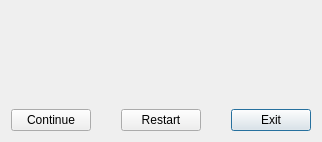
<?xml version="1.0" encoding="UTF-8"?>
<ui version="4.0">
 <class>ErrorWindow</class>
 <widget class="QDialog" name="ErrorWindow">
  <property name="geometry">
   <rect>
    <x>0</x>
    <y>0</y>
    <width>322</width>
    <height>142</height>
   </rect>
  </property>
  <property name="windowTitle">
   <string>Error</string>
  </property>
  <property name="modal">
   <bool>true</bool>
  </property>
  <layout class="QVBoxLayout" name="verticalLayout">
   <item>
    <widget class="QLabel" name="label">
     <property name="sizePolicy">
      <sizepolicy hsizetype="Preferred" vsizetype="Expanding">
       <horstretch>0</horstretch>
       <verstretch>0</verstretch>
      </sizepolicy>
     </property>
     <property name="text">
      <string/>
     </property>
     <property name="alignment">
      <set>Qt::AlignCenter</set>
     </property>
     <property name="wordWrap">
      <bool>true</bool>
     </property>
    </widget>
   </item>
   <item>
    <layout class="QHBoxLayout" name="horizontalLayout">
     <item>
      <widget class="QPushButton" name="continuePushButton">
       <property name="text">
        <string>Continue</string>
       </property>
      </widget>
     </item>
     <item>
      <spacer name="horizontalSpacer">
       <property name="orientation">
        <enum>Qt::Horizontal</enum>
       </property>
       <property name="sizeHint" stdset="0">
        <size>
         <width>20</width>
         <height>0</height>
        </size>
       </property>
      </spacer>
     </item>
     <item>
      <widget class="QPushButton" name="restartPushButton">
       <property name="text">
        <string>Restart</string>
       </property>
      </widget>
     </item>
     <item>
      <spacer name="horizontalSpacer_2">
       <property name="orientation">
        <enum>Qt::Horizontal</enum>
       </property>
       <property name="sizeHint" stdset="0">
        <size>
         <width>20</width>
         <height>0</height>
        </size>
       </property>
      </spacer>
     </item>
     <item>
      <widget class="QPushButton" name="exitPushButton">
       <property name="text">
        <string>Exit</string>
       </property>
       <property name="default">
        <bool>true</bool>
       </property>
      </widget>
     </item>
    </layout>
   </item>
  </layout>
 </widget>
 <resources/>
 <connections/>
</ui>
